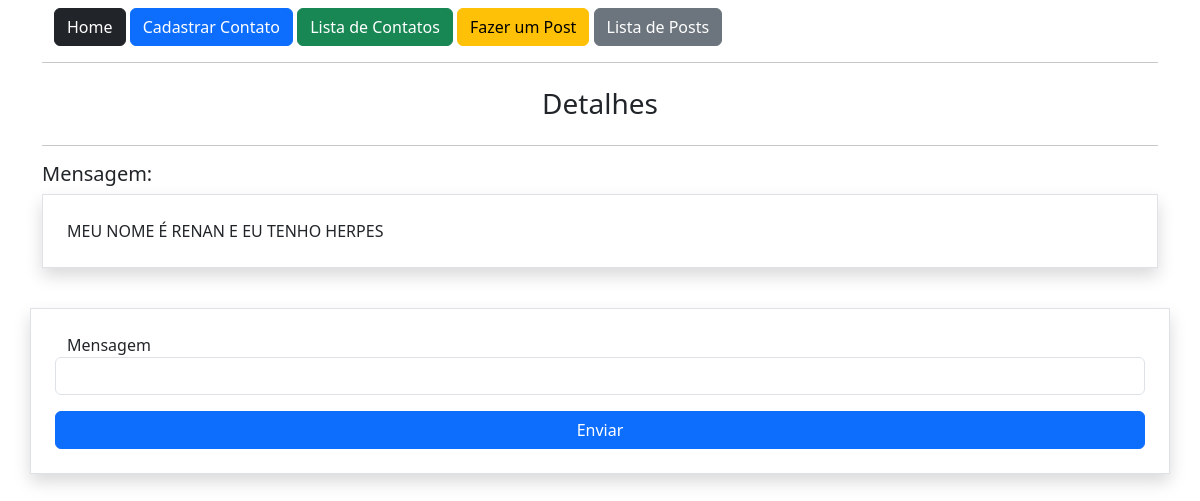
The page /post/2 on the database as committed earlier.
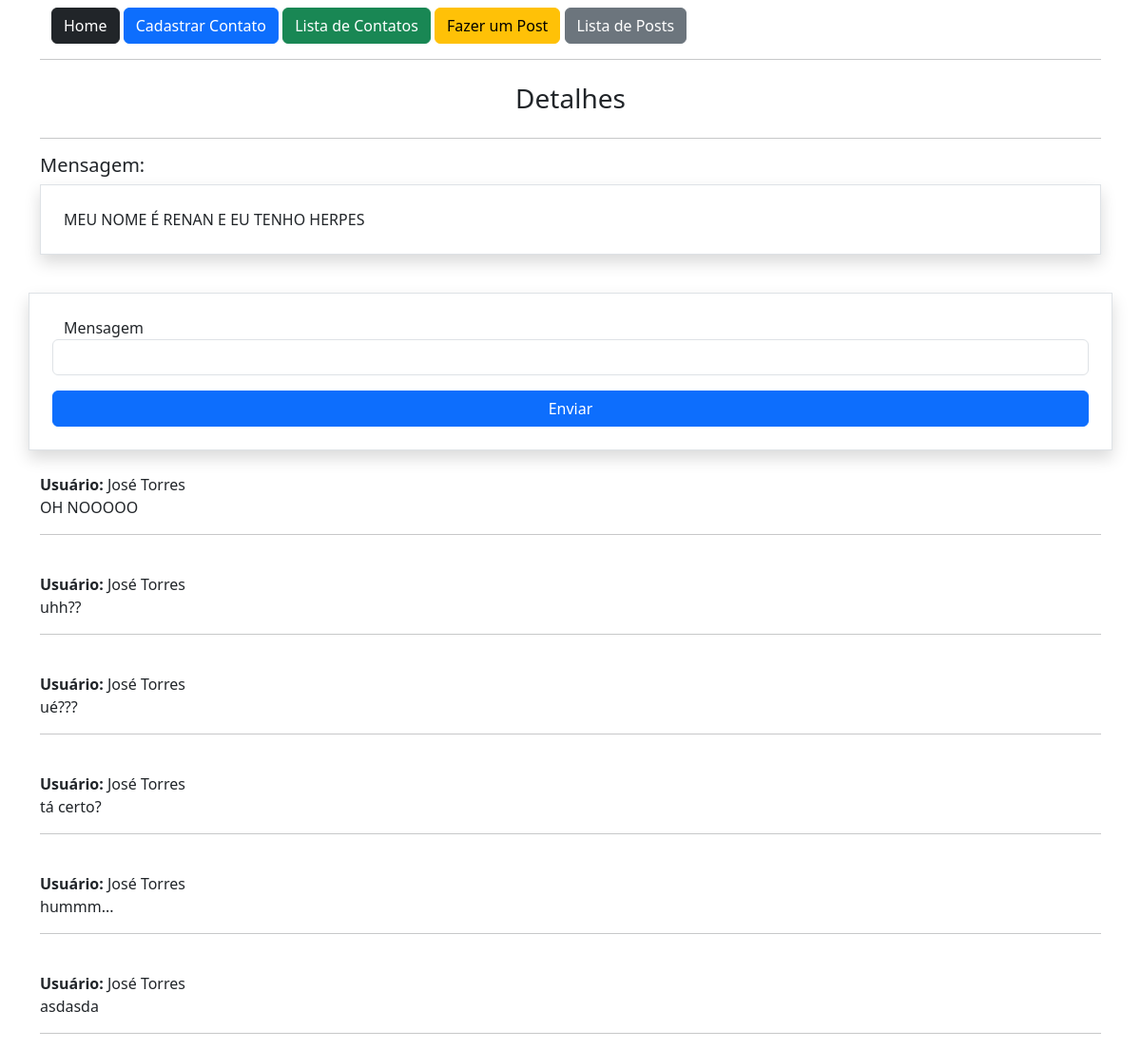
The same page on the database as committed later.
### app/models.py (models this page shows, shortened)
class Post(db.Model):
    id = db.Column(db.Integer, primary_key=True)
    data_criacao = db.Column(db.DateTime, default=datetime.now)
    mensagem = db.Column(db.String, nullable=True)
    user_id = db.Column(db.Integer, db.ForeignKey('user.id'), nullable=True)
    comentarios = db.relationship('PostComentarios', backref='post', lazy=True)

class PostComentarios(db.Model):
    id = db.Column(db.Integer, primary_key=True)
    data_criacao = db.Column(db.DateTime, default=datetime.now)
    comentario = db.Column(db.String, nullable=True)
    user_id = db.Column(db.Integer, db.ForeignKey('user.id'), nullable=True)
    post_id = db.Column(db.Integer, db.ForeignKey('post.id'), nullable=True)

class User(db.Model, UserMixin):
    id = db.Column(db.Integer, primary_key=True)
    nome = db.Column(db.String, nullable=True)
    sobrenome = db.Column(db.String, nullable=True)
    email = db.Column(db.String, nullable=True)
    senha = db.Column(db.String, nullable=True)
    posts = db.relationship('Post', backref='user', lazy=True)
    post_comentarios = db.relationship('PostComentarios', backref='user', lazy=True)

### app/view.py (the view)
@app.route('/post/<int:id>', methods=['GET', 'POST'])
def postDetail(id):
    post = Post.query.get(id)
    form = PostComentarioForm()
    if(form.validate_on_submit()):
        form.save(current_user.id, id)
        return redirect(url_for('postDetail', id=id))
    return render_template('post.html', post=post, form=form)

### app/forms.py (shortened to what this page needs)
class PostComentarioForm(FlaskForm):
    comentario = StringField('Mensagem', validators=[DataRequired()])
    btnSubmit = SubmitField('Enviar')

### app/templates/post.html (shortened to what this page needs)
{% extends 'base.html' %}
{% block content %}
    <div class="container">
        {% include 'nav.html' %}
        <hr>
        <div class="row mt-4 text-center">
            <h3>Detalhes</h3>
        </div>
        <hr>
        <div class="row">
            <div class="col-12">
                <h5>Mensagem:</h5>
                <div class="col-12 border round p-4 shadow">
                    {{post.mensagem}}
                </div>
            </div>
            <div class="col-12 mt-3">
                <form action="" method="post" class="row mt-4 p-4 round border shadow">
                    {{form.comentario.label}}
                    {{form.comentario(class="form-control")}}
                    {{form.btnSubmit(class="btn btn-primary col-12 mt-3")}}
                </form>
            </div>
            <div class="col-12">
                {% for c in post.comentarios %}
                <br>
                <p>
                    <b>Usuário: </b> {{c.user.nome}} {{c.user.sobrenome}} <br>
                    {{c.comentario}}
                </p>
                <hr>
                {% endfor %}
            </div>
        </div>
    </div>
{% endblock %}

### app/templates/base.html (shortened to what this page needs)
<!DOCTYPE html>
<html lang="en">
<head>
    <link href="https://cdn.jsdelivr.net/npm/bootstrap@5.3.7/dist/css/bootstrap.min.css" rel="stylesheet">
</head>
<body>
    <section class="container-fluid mt-2">
        {% block content %}{% endblock %}
    </section>
</body>
</html>

### app/templates/nav.html
{% extends 'base.html' %}
{% block content %}
    <a href="/" class="btn btn-dark">Home</a>
    <a href="{{url_for('contato')}}" class="btn btn-primary">Cadastrar Contato</a>
    <a href="{{url_for('contatoLista')}}" class="btn btn-success">Lista de Contatos</a>
    <a href="{{url_for('postNovo')}}" class="btn btn-warning">Fazer um Post</a>
    <a href="{{url_for('postLista')}}" class="btn btn-secondary">Lista de Posts</a>
{% endblock %}

Rows that differ between the two databases and show on the page:
added PostComentarios: user.nome "José", user.sobrenome "Torres", comentario "OH NOOOOO"
added PostComentarios: user.nome "José", user.sobrenome "Torres", comentario "uhh??"
added PostComentarios: user.nome "José", user.sobrenome "Torres", comentario "ué???"
added PostComentarios: user.nome "José", user.sobrenome "Torres", comentario "tá certo?"
added PostComentarios: user.nome "José", user.sobrenome "Torres", comentario "hummm..."
added PostComentarios: user.nome "José", user.sobrenome "Torres", comentario "asdasda"
